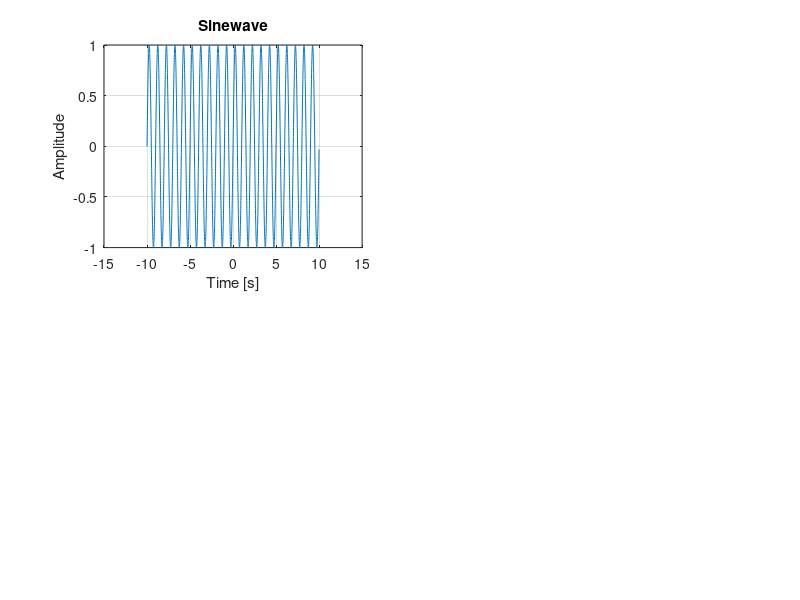

Write the MATLAB code that produced this figure. (Note: this script raises an error after producing the figure.)
clear all
close all
clc;

% Parameters
%Calculation for the window length an = a + (n-1)*d
f = 1; % Frequency in Hz
Fs = 200; % Sampling frequency in Hz
N = 4000; % Number of samples 
t = (-(N/2):(N/2)-1)/Fs; % Time vector          

% Signal
y = sin(2*pi*f*t);

% (a)
%Plot the sinewave
figure;
subplot(2, 2, 1);
plot(t, y);
title("Sinewave")
xlim([-15 15])
xlabel("Time [s]")
ylabel("Amplitude")
grid;

% (b)
rect_Window = rectangularPulse(-5, 5, t);

%Plot the rectangular pulse data
subplot(2, 2, 2);
plot(t, rect_Window)
xlim([-10 10])
ylim([0 2])
title("Rectangular Window")
xlabel("Time [s]")
ylabel("Amplitude")
grid;

% Apply rectangular window on sine wave
rect_signal = y .* rect_Window;


% Plot the rectangled sinosuidal wave 
subplot(2, 2, 3);
plot(t, rect_signal)
xlim([-2.5 2.5])
title("Rectangled Sine Wave")
xlabel("Time [s]")
ylabel("Amplitude")
grid;

%Find the correlation
[correlationOfRectSignal, rectLags] = xcorr(rect_signal, 'biased');
tauRect = rectLags/Fs;

% (c)
%Plot the correlated signal
subplot(2, 2, 4)
plot(tauRect, correlationOfRectSignal)
xlim([-7 7])
title("Auto Correlation of RectPulse and Sinwave")
xlabel("normalized tauRect")
ylabel("y(t)*y(t)")
grid;
disp(correlationOfRectSignal)


% Alternative way with RectWin
%Plot the sinewave
figure;
subplot(2, 2, 1);
plot(t, y);
title("Sinewave")
xlim([-15 15])
xlabel("Time [s]")
ylabel("Amplitude")
grid;

%Always remember the window length an = a + (n-1)*d
%Generate a rectangular window with length of number of samples
% window_length_rect = 3;
window_length_rect1 = 10;
rect_win1 = rectwin(window_length_rect1*Fs)';
rect_Window1 = [zeros(1, N/4) rectwin(window_length_rect1*Fs)' zeros(1, N/4)];
% rect_Window = [zeros(1, 1000) rectwin(window_length_rect*Fs)' zeros(1, 1000)];
% rect_Window = [zeros(1, N/4), rect_signal];
% rect_Window = [rect_signal, zeros(1, N/4)];


%Plot the Alternative rectangular pulse 
subplot(2, 2, 2);
plot(t, rect_Window1)
xlim([-10 10])
ylim([0 2])
title("Rectangular Window")
xlabel("Time [s]")
ylabel("Amplitude")
grid;


%Apply rectangular window on sine wave
rect_signal1 = y .* rect_Window1;


%Plot the Alternative Rectangular window data
subplot(2, 2, 3);
plot(t, rect_signal1)
xlim([-2.5 2.5])
title("Rectangled Sine Wave")
xlabel("Time [s]")
ylabel("Amplitude")
grid;


%Find the correlation
[correlationOfRectSignal1, rectLags1] = xcorr(rect_signal1, 'biased');
tauRect1 = rectLags1/Fs;

%Plot the correlated signal
subplot(2, 2, 4)
plot(tauRect1, correlationOfRectSignal1)
xlim([-7 7])
title("Auto Correlation of RectWin and Sinwave")
xlabel("normalized tauRect")
ylabel("y(t)*y(t)")
grid;



% Extra With Hamming WIndow

%Generate a hamming window with length of number of samples
% window_length_hamm = 3;
window_length_hamm = 10;
% hamm_Window = [zeros(1, 1000) hamming(window_length_hamm*Fs)' zeros(1, 1000)];
hamm_Window = [zeros(1, N/4) hamming(window_length_hamm*Fs)' zeros(1, N/4)];
% rect_signal = [zeros(1, N/4), rect_signal];
% rect_signal = [rect_signal, zeros(1, N/4)];

%Plot the sinewave again
figure;
subplot(2, 2, 1);
plot(t, y);
title("Sinewave")
xlim([-3.5 3.5])
xlabel("Time [s]")
ylabel("Amplitude")
grid;

%Plot the hamming window data
subplot(2, 2, 2);
plot(t, hamm_Window)
xlim([-2.5 2.5])
ylim([0 2])
title("Hamming Window")
xlabel("Time [s]")
ylabel("Amplitude")
grid;

%Apply hamming window on sine wave
hamm_signal = y .* hamm_Window;


%Plot the hammed sinosuidal wave 
subplot(2, 2, 3);
plot(t, hamm_signal)
xlim([-2.5 2.5])
title("Hammed Signal")
xlabel("Time [s]")
ylabel("Amplitude")
grid;

%Find the correlation
[correlationOfHammedSignal, hammLags] = xcorr(hamm_signal, 'biased');
tauHamm = hammLags/Fs;

%Plot the correlated signal
subplot(2, 2, 4)
plot(tauHamm, correlationOfHammedSignal)
xlim([-7 7])
title("Auto Correlation of HammWin and Sinwave")
xlabel("normalized tauHamm")
ylabel("y(t)*y(t)")
grid;
